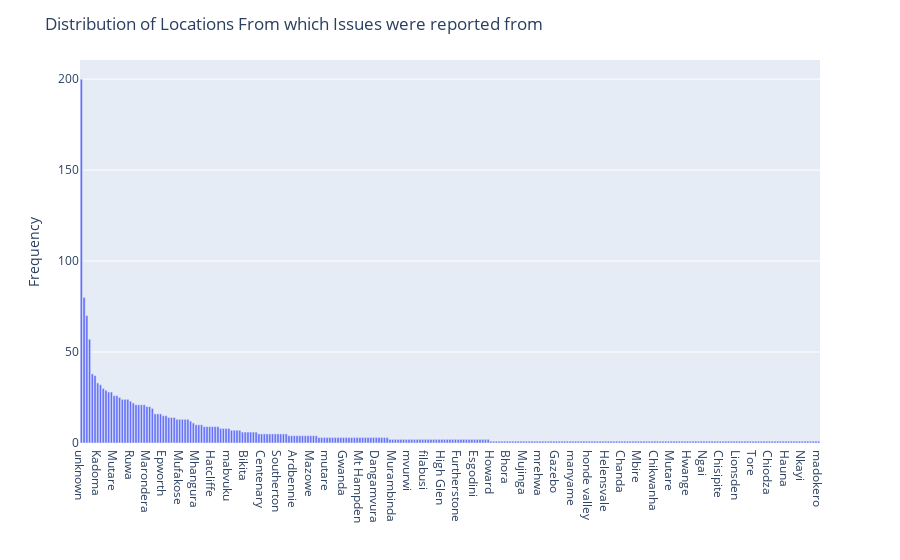

The notebook cell saved with this chart:
### Code cell
# Bar plot: Location
locations = df['LOCATION'].value_counts()

# Create a bar chart using Plotly
fig = px.bar(locations, x=locations.index, y=locations.values)
fig.update_layout(
    title='Distribution of Locations From which Issues were reported from',
    xaxis_title='',
    yaxis_title='Frequency'
)
fig.show()

### Figure 1 — Plotly figure (JSON) as saved in the notebook; plotly's stock layout.template omitted (floating-point values rounded to 4 significant figures; data arrays with more than 128 entries replaced by an {"elided": "..."} marker saying what was removed)
{"data": [{"alignmentgroup": "True", "hovertemplate": "index=%{x}<br>y=%{y}<extra></extra>", "legendgroup": "", "marker": {"color": "#636efa", "pattern": {"shape": ""}}, "name": "", "offsetgroup": "", "orientation": "v", "showlegend": false, "textposition": "auto", "type": "bar", "x": {"elided": "271 str values"}, "xaxis": "x", "y": {"elided": "271 int values"}, "yaxis": "y"}], "layout": {"barmode": "relative", "legend": {"tracegroupgap": 0}, "margin": {"t": 60}, "title": {"text": "Distribution of Locations From which Issues were reported from"}, "xaxis": {"anchor": "y", "domain": [0, 1], "title": {"text": ""}}, "yaxis": {"anchor": "x", "domain": [0, 1], "title": {"text": "Frequency"}}}}
